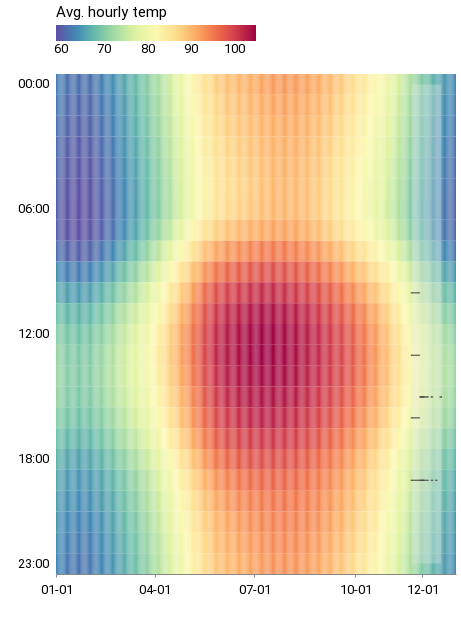

Notebook code for this chart:
### Code cell
(
    heatmap.properties(width=400, height=500)
    + matches.properties(width=400, height=500)
    + dates.properties(width=400, height=500)
).configure_legend(orient="top")

### Figure 1 — Vega-Lite specification as saved in the notebook (floating-point values rounded to 4 significant figures; data arrays with more than 128 entries replaced by an {"elided": "..."} marker saying what was removed)
{"config": {"view": {"width": 800, "height": 450, "strokeOpacity": 0}, "background": "#ffffff", "title": {"anchor": "start", "font": "Summit Sans", "fontColor": "palette[\"black\"]", "fontSize": 18, "fontWeight": "normal"}, "arc": {"fill": "#00d4d8"}, "area": {"fill": "#00d4d8"}, "line": {"stroke": "#00d4d8", "strokeWidth": 3}, "path": {"stroke": "#00d4d8"}, "rect": {"fill": "#00d4d8"}, "shape": {"stroke": "#00d4d8"}, "bar": {"fill": "#00d4d8"}, "point": {"stroke": "#00d4d8"}, "symbol": {"fill": "#00d4d8", "size": 30}, "axis": {"titleFont": "Roboto", "titleFontSize": 15, "titleFontWeight": "normal", "labelFont": "Roboto, sans", "labelFontSize": 13, "labelFontWeight": "normal"}, "axisX": {"labelAngle": 0, "labelPadding": 6, "tickSize": 3, "grid": false}, "axisY": {"labelBaseline": "middle", "maxExtent": 45, "minExtent": 45, "titleAlign": "left", "titleAngle": 0, "titleX": -45, "titleY": -11, "domainOpacity": 0, "gridWidth": 0.6, "gridColor": "#dddddd", "offset": 6, "tickSize": 0, "titleColor": "#767676"}, "legend": {"titleFont": "Roboto", "titleFontSize": 15, "titleFontWeight": "normal", "symbolType": "square", "labelFont": "Roboto, sans", "labelFontSize": 13, "orient": "top"}, "range": {"category": ["#005f66", "#e37e2d", "#d64a3b", "#76b0ef", "#c1bc40"], "diverging": ["#e68a4f", "#f4bb6a", "#f9e39c", "#dadfe2", "#a6b7c6", "#849eae"], "heatmap": ["#7ff6f6", "#00eeef", "#00d4d8", "#00abb2", "#00848b", "#fbf2c7", "#00363d"], "ordinal": ["#7ff6f6", "#00eeef", "#00d4d8", "#00abb2", "#00848b", "#fbf2c7", "#00363d"], "ramp": ["#7ff6f6", "#00eeef", "#00d4d8", "#00abb2", "#00848b", "#fbf2c7", "#00363d"]}}, "layer": [{"data": {"name": "data-3d47374ca0ea488e6f4489f8cf4a059e"}, "mark": "rect", "encoding": {"color": {"field": "value", "scale": {"reverse": true, "scheme": "spectral"}, "title": "Avg. hourly temp", "type": "quantitative"}, "x": {"axis": {"title": " ", "values": ["01-01", "04-01", "07-01", "10-01", "12-01"]}, "field": "date", "type": "ordinal"}, "y": {"axis": {"title": " ", "values": ["00:00", "06:00", "12:00", "18:00", "23:00"]}, "field": "time", "type": "ordinal"}}, "height": 500, "width": 400}, {"data": {"name": "data-7733aadd64e71039f2bb1b3b3b88ea93"}, "mark": {"type": "circle", "color": "black", "size": 3}, "encoding": {"x": {"field": "date", "type": "ordinal"}, "y": {"field": "time", "type": "ordinal"}}, "height": 500, "width": 400}, {"data": {"name": "data-34a87899b881b4ec630444066a03c671"}, "mark": {"type": "rect", "color": "#e9e9e9", "opacity": 0.3}, "encoding": {"x": {"field": "x_min", "title": " ", "type": "ordinal"}, "x2": {"field": "x_max"}, "y": {"field": "y_min", "title": " ", "type": "nominal"}, "y2": {"field": "y_max"}}, "height": 500, "width": 400}], "$schema": "https://vega.github.io/schema/vega-lite/v4.17.0.json", "datasets": {"data-3d47374ca0ea488e6f4489f8cf4a059e": {"elided": "8760 records"}, "data-7733aadd64e71039f2bb1b3b3b88ea93": [{"idmatch": 400128082, "matchnumber": 1, "group_name": "Group A", "home_team": "QAT", "away_team": "ECU", "local_date": "2022-11-21T00:00:00", "local_time": "16:00:00", "pst_date": "2022-11-21T00:00:00", "pst_time": "08:00:00", "time": "16:00", "date": "11-21"}, {"idmatch": 400235449, "matchnumber": 2, "group_name": "Group A", "home_team": "SEN", "away_team": "NED", "local_date": "2022-11-21T00:00:00", "local_time": "10:00:00", "pst_date": "2022-11-21T00:00:00", "pst_time": "02:00:00", "time": "10:00", "date": "11-21"}, {"idmatch": 400235458, "matchnumber": 3, "group_name": "Group B", "home_team": "ENG", "away_team": "IRN", "local_date": "2022-11-21T00:00:00", "local_time": "13:00:00", "pst_date": "2022-11-21T00:00:00", "pst_time": "05:00:00", "time": "13:00", "date": "11-21"}, {"idmatch": 400235455, "matchnumber": 4, "group_name": "Group B", "home_team": "USA", "away_team": null, "local_date": "2022-11-21T00:00:00", "local_time": "19:00:00", "pst_date": "2022-11-21T00:00:00", "pst_time": "11:00:00", "time": "19:00", "date": "11-21"}, {"idmatch": 400235470, "matchnumber": 5, "group_name": "Group D", "home_team": "FRA", "away_team": null, "local_date": "2022-11-22T00:00:00", "local_time": "19:00:00", "pst_date": "2022-11-22T00:00:00", "pst_time": "11:00:00", "time": "19:00", "date": "11-22"}, {"idmatch": 400235466, "matchnumber": 6, "group_name": "Group D", "home_team": "DEN", "away_team": "TUN", "local_date": "2022-11-22T00:00:00", "local_time": "13:00:00", "pst_date": "2022-11-22T00:00:00", "pst_time": "05:00:00", "time": "13:00", "date": "11-22"}, {"idmatch": 400235463, "matchnumber": 7, "group_name": "Group C", "home_team": "MEX", "away_team": "POL", "local_date": "2022-11-22T00:00:00", "local_time": "16:00:00", "pst_date": "2022-11-22T00:00:00", "pst_time": "08:00:00", "time": "16:00", "date": "11-22"}, {"idmatch": 400235461, "matchnumber": 8, "group_name": "Group C", "home_team": "ARG", "away_team": "KSA", "local_date": "2022-11-22T00:00:00", "local_time": "10:00:00", "pst_date": "2022-11-22T00:00:00", "pst_time": "02:00:00", "time": "10:00", "date": "11-22"}, {"idmatch": 400235477, "matchnumber": 9, "group_name": "Group F", "home_team": "BEL", "away_team": "CAN", "local_date": "2022-11-23T00:00:00", "local_time": "19:00:00", "pst_date": "2022-11-23T00:00:00", "pst_time": "11:00:00", "time": "19:00", "date": "11-23"}, {"idmatch": 400235472, "matchnumber": 10, "group_name": "Group E", "home_team": "ESP", "away_team": null, "local_date": "2022-11-23T00:00:00", "local_time": "16:00:00", "pst_date": "2022-11-23T00:00:00", "pst_time": "08:00:00", "time": "16:00", "date": "11-23"}, {"idmatch": 400235476, "matchnumber": 11, "group_name": "Group E", "home_team": "GER", "away_team": "JPN", "local_date": "2022-11-23T00:00:00", "local_time": "13:00:00", "pst_date": "2022-11-23T00:00:00", "pst_time": "05:00:00", "time": "13:00", "date": "11-23"}, {"idmatch": 400235481, "matchnumber": 12, "group_name": "Group F", "home_team": "MAR", "away_team": "CRO", "local_date": "2022-11-23T00:00:00", "local_time": "10:00:00", "pst_date": "2022-11-23T00:00:00", "pst_time": "02:00:00", "time": "10:00", "date": "11-23"}, {"idmatch": 400235488, "matchnumber": 13, "group_name": "Group G", "home_team": "SUI", "away_team": "CMR", "local_date": "2022-11-24T00:00:00", "local_time": "10:00:00", "pst_date": "2022-11-24T00:00:00", "pst_time": "02:00:00", "time": "10:00", "date": "11-24"}, {"idmatch": 400235491, "matchnumber": 14, "group_name": "Group H", "home_team": "URU", "away_team": "KOR", "local_date": "2022-11-24T00:00:00", "local_time": "13:00:00", "pst_date": "2022-11-24T00:00:00", "pst_time": "05:00:00", "time": "13:00", "date": "11-24"}, {"idmatch": 400235493, "matchnumber": 15, "group_name": "Group H", "home_team": "POR", "away_team": "GHA", "local_date": "2022-11-24T00:00:00", "local_time": "16:00:00", "pst_date": "2022-11-24T00:00:00", "pst_time": "08:00:00", "time": "16:00", "date": "11-24"}, {"idmatch": 400235484, "matchnumber": 16, "group_name": "Group G", "home_team": "BRA", "away_team": "SRB", "local_date": "2022-11-24T00:00:00", "local_time": "19:00:00", "pst_date": "2022-11-24T00:00:00", "pst_time": "11:00:00", "time": "19:00", "date": "11-24"}, {"idmatch": 400235453, "matchnumber": 17, "group_name": "Group B", "home_team": null, "away_team": "IRN", "local_date": "2022-11-25T00:00:00", "local_time": "10:00:00", "pst_date": "2022-11-25T00:00:00", "pst_time": "02:00:00", "time": "10:00", "date": "11-25"}, {"idmatch": 400235448, "matchnumber": 18, "group_name": "Group A", "home_team": "QAT", "away_team": "SEN", "local_date": "2022-11-25T00:00:00", "local_time": "13:00:00", "pst_date": "2022-11-25T00:00:00", "pst_time": "05:00:00", "time": "13:00", "date": "11-25"}, {"idmatch": 400235452, "matchnumber": 19, "group_name": "Group A", "home_team": "NED", "away_team": "ECU", "local_date": "2022-11-25T00:00:00", "local_time": "16:00:00", "pst_date": "2022-11-25T00:00:00", "pst_time": "08:00:00", "time": "16:00", "date": "11-25"}, {"idmatch": 400235457, "matchnumber": 20, "group_name": "Group B", "home_team": "ENG", "away_team": "USA", "local_date": "2022-11-25T00:00:00", "local_time": "19:00:00", "pst_date": "2022-11-25T00:00:00", "pst_time": "11:00:00", "time": "19:00", "date": "11-25"}, {"idmatch": 400235469, "matchnumber": 21, "group_name": "Group D", "home_team": "TUN", "away_team": null, "local_date": "2022-11-26T00:00:00", "local_time": "10:00:00", "pst_date": "2022-11-26T00:00:00", "pst_time": "02:00:00", "time": "10:00", "date": "11-26"}, {"idmatch": 400235459, "matchnumber": 22, "group_name": "Group C", "home_team": "POL", "away_team": "KSA", "local_date": "2022-11-26T00:00:00", "local_time": "13:00:00", "pst_date": "2022-11-26T00:00:00", "pst_time": "05:00:00", "time": "13:00", "date": "11-26"}, {"idmatch": 400235467, "matchnumber": 23, "group_name": "Group D", "home_team": "FRA", "away_team": "DEN", "local_date": "2022-11-26T00:00:00", "local_time": "16:00:00", "pst_date": "2022-11-26T00:00:00", "pst_time": "08:00:00", "time": "16:00", "date": "11-26"}, {"idmatch": 400235462, "matchnumber": 24, "group_name": "Group C", "home_team": "ARG", "away_team": "MEX", "local_date": "2022-11-26T00:00:00", "local_time": "19:00:00", "pst_date": "2022-11-26T00:00:00", "pst_time": "11:00:00", "time": "19:00", "date": "11-26"}, {"idmatch": 400235471, "matchnumber": 25, "group_name": "Group E", "home_team": "JPN", "away_team": null, "local_date": "2022-11-27T00:00:00", "local_time": "10:00:00", "pst_date": "2022-11-27T00:00:00", "pst_time": "02:00:00", "time": "10:00", "date": "11-27"}, {"idmatch": 400235480, "matchnumber": 26, "group_name": "Group F", "home_team": "BEL", "away_team": "MAR", "local_date": "2022-11-27T00:00:00", "local_time": "13:00:00", "pst_date": "2022-11-27T00:00:00", "pst_time": "05:00:00", "time": "13:00", "date": "11-27"}, {"idmatch": 400235482, "matchnumber": 27, "group_name": "Group F", "home_team": "CRO", "away_team": "CAN", "local_date": "2022-11-27T00:00:00", "local_time": "16:00:00", "pst_date": "2022-11-27T00:00:00", "pst_time": "08:00:00", "time": "16:00", "date": "11-27"}, {"idmatch": 400235474, "matchnumber": 28, "group_name": "Group E", "home_team": "ESP", "away_team": "GER", "local_date": "2022-11-27T00:00:00", "local_time": "19:00:00", "pst_date": "2022-11-27T00:00:00", "pst_time": "11:00:00", "time": "19:00", "date": "11-27"}, {"idmatch": 400235487, "matchnumber": 29, "group_name": "Group G", "home_team": "CMR", "away_team": "SRB", "local_date": "2022-11-28T00:00:00", "local_time": "10:00:00", "pst_date": "2022-11-28T00:00:00", "pst_time": "02:00:00", "time": "10:00", "date": "11-28"}, {"idmatch": 400235489, "matchnumber": 30, "group_name": "Group H", "home_team": "KOR", "away_team": "GHA", "local_date": "2022-11-28T00:00:00", "local_time": "13:00:00", "pst_date": "2022-11-28T00:00:00", "pst_time": "05:00:00", "time": "13:00", "date": "11-28"}, {"idmatch": 400235485, "matchnumber": 31, "group_name": "Group G", "home_team": "BRA", "away_team": "SUI", "local_date": "2022-11-28T00:00:00", "local_time": "16:00:00", "pst_date": "2022-11-28T00:00:00", "pst_time": "08:00:00", "time": "16:00", "date": "11-28"}, {"idmatch": 400235492, "matchnumber": 32, "group_name": "Group H", "home_team": "POR", "away_team": "URU", "local_date": "2022-11-28T00:00:00", "local_time": "19:00:00", "pst_date": "2022-11-28T00:00:00", "pst_time": "11:00:00", "time": "19:00", "date": "11-28"}, {"idmatch": 400235454, "matchnumber": 33, "group_name": "Group B", "home_team": null, "away_team": "ENG", "local_date": "2022-11-29T00:00:00", "local_time": "19:00:00", "pst_date": "2022-11-29T00:00:00", "pst_time": "11:00:00", "time": "19:00", "date": "11-29"}, {"idmatch": 400235456, "matchnumber": 34, "group_name": "Group B", "home_team": "IRN", "away_team": "USA", "local_date": "2022-11-29T00:00:00", "local_time": "19:00:00", "pst_date": "2022-11-29T00:00:00", "pst_time": "11:00:00", "time": "19:00", "date": "11-29"}, {"idmatch": 400235451, "matchnumber": 35, "group_name": "Group A", "home_team": "ECU", "away_team": "SEN", "local_date": "2022-11-29T00:00:00", "local_time": "15:00:00", "pst_date": "2022-11-29T00:00:00", "pst_time": "07:00:00", "time": "15:00", "date": "11-29"}, {"idmatch": 400235450, "matchnumber": 36, "group_name": "Group A", "home_team": "NED", "away_team": "QAT", "local_date": "2022-11-29T00:00:00", "local_time": "15:00:00", "pst_date": "2022-11-29T00:00:00", "pst_time": "07:00:00", "time": "15:00", "date": "11-29"}, {"idmatch": 400235468, "matchnumber": 37, "group_name": "Group D", "home_team": null, "away_team": "DEN", "local_date": "2022-11-30T00:00:00", "local_time": "15:00:00", "pst_date": "2022-11-30T00:00:00", "pst_time": "07:00:00", "time": "15:00", "date": "11-30"}, {"idmatch": 400235465, "matchnumber": 38, "group_name": "Group D", "home_team": "TUN", "away_team": "FRA", "local_date": "2022-11-30T00:00:00", "local_time": "15:00:00", "pst_date": "2022-11-30T00:00:00", "pst_time": "07:00:00", "time": "15:00", "date": "11-30"}, {"idmatch": 400235464, "matchnumber": 39, "group_name": "Group C", "home_team": "POL", "away_team": "ARG", "local_date": "2022-11-30T00:00:00", "local_time": "19:00:00", "pst_date": "2022-11-30T00:00:00", "pst_time": "11:00:00", "time": "19:00", "date": "11-30"}, {"idmatch": 400235460, "matchnumber": 40, "group_name": "Group C", "home_team": "KSA", "away_team": "MEX", "local_date": "2022-11-30T00:00:00", "local_time": "19:00:00", "pst_date": "2022-11-30T00:00:00", "pst_time": "11:00:00", "time": "19:00", "date": "11-30"}, {"idmatch": 400235478, "matchnumber": 41, "group_name": "Group F", "home_team": "CRO", "away_team": "BEL", "local_date": "2022-12-01T00:00:00", "local_time": "15:00:00", "pst_date": "2022-12-01T00:00:00", "pst_time": "07:00:00", "time": "15:00", "date": "12-01"}, {"idmatch": 400235479, "matchnumber": 42, "group_name": "Group F", "home_team": "CAN", "away_team": "MAR", "local_date": "2022-12-01T00:00:00", "local_time": "15:00:00", "pst_date": "2022-12-01T00:00:00", "pst_time": "07:00:00", "time": "15:00", "date": "12-01"}, {"idmatch": 400235475, "matchnumber": 43, "group_name": "Group E", "home_team": "JPN", "away_team": "ESP", "local_date": "2022-12-01T00:00:00", "local_time": "19:00:00", "pst_date": "2022-12-01T00:00:00", "pst_time": "11:00:00", "time": "19:00", "date": "12-01"}, {"idmatch": 400235473, "matchnumber": 44, "group_name": "Group E", "home_team": null, "away_team": "GER", "local_date": "2022-12-01T00:00:00", "local_time": "19:00:00", "pst_date": "2022-12-01T00:00:00", "pst_time": "11:00:00", "time": "19:00", "date": "12-01"}, {"idmatch": 400235494, "matchnumber": 45, "group_name": "Group H", "home_team": "GHA", "away_team": "URU", "local_date": "2022-12-02T00:00:00", "local_time": "15:00:00", "pst_date": "2022-12-02T00:00:00", "pst_time": "07:00:00", "time": "15:00", "date": "12-02"}, {"idmatch": 400235490, "matchnumber": 46, "group_name": "Group H", "home_team": "KOR", "away_team": "POR", "local_date": "2022-12-02T00:00:00", "local_time": "15:00:00", "pst_date": "2022-12-02T00:00:00", "pst_time": "07:00:00", "time": "15:00", "date": "12-02"}, {"idmatch": 400235486, "matchnumber": 47, "group_name": "Group G", "home_team": "SRB", "away_team": "SUI", "local_date": "2022-12-02T00:00:00", "local_time": "19:00:00", "pst_date": "2022-12-02T00:00:00", "pst_time": "11:00:00", "time": "19:00", "date": "12-02"}, {"idmatch": 400235483, "matchnumber": 48, "group_name": "Group G", "home_team": "CMR", "away_team": "BRA", "local_date": "2022-12-02T00:00:00", "local_time": "19:00:00", "pst_date": "2022-12-02T00:00:00", "pst_time": "11:00:00", "time": "19:00", "date": "12-02"}, {"idmatch": 400128136, "matchnumber": 49, "group_name": null, "home_team": null, "away_team": null, "local_date": "2022-12-03T00:00:00", "local_time": "15:00:00", "pst_date": "2022-12-03T00:00:00", "pst_time": "07:00:00", "time": "15:00", "date": "12-03"}, {"idmatch": 400128131, "matchnumber": 50, "group_name": null, "home_team": null, "away_team": null, "local_date": "2022-12-03T00:00:00", "local_time": "19:00:00", "pst_date": "2022-12-03T00:00:00", "pst_time": "11:00:00", "time": "19:00", "date": "12-03"}, {"idmatch": 400128134, "matchnumber": 51, "group_name": null, "home_team": null, "away_team": null, "local_date": "2022-12-04T00:00:00", "local_time": "19:00:00", "pst_date": "2022-12-04T00:00:00", "pst_time": "11:00:00", "time": "19:00", "date": "12-04"}, {"idmatch": 400128135, "matchnumber": 52, "group_name": null, "home_team": null, "away_team": null, "local_date": "2022-12-04T00:00:00", "local_time": "15:00:00", "pst_date": "2022-12-04T00:00:00", "pst_time": "07:00:00", "time": "15:00", "date": "12-04"}, {"idmatch": 400128132, "matchnumber": 53, "group_name": null, "home_team": null, "away_team": null, "local_date": "2022-12-05T00:00:00", "local_time": "15:00:00", "pst_date": "2022-12-05T00:00:00", "pst_time": "07:00:00", "time": "15:00", "date": "12-05"}, {"idmatch": 400128133, "matchnumber": 54, "group_name": null, "home_team": null, "away_team": null, "local_date": "2022-12-05T00:00:00", "local_time": "19:00:00", "pst_date": "2022-12-05T00:00:00", "pst_time": "11:00:00", "time": "19:00", "date": "12-05"}, {"idmatch": 400128137, "matchnumber": 55, "group_name": null, "home_team": null, "away_team": null, "local_date": "2022-12-06T00:00:00", "local_time": "15:00:00", "pst_date": "2022-12-06T00:00:00", "pst_time": "07:00:00", "time": "15:00", "date": "12-06"}, {"idmatch": 400128130, "matchnumber": 56, "group_name": null, "home_team": null, "away_team": null, "local_date": "2022-12-06T00:00:00", "local_time": "19:00:00", "pst_date": "2022-12-06T00:00:00", "pst_time": "11:00:00", "time": "19:00", "date": "12-06"}, {"idmatch": 400128139, "matchnumber": 57, "group_name": null, "home_team": null, "away_team": null, "local_date": "2022-12-09T00:00:00", "local_time": "19:00:00", "pst_date": "2022-12-09T00:00:00", "pst_time": "11:00:00", "time": "19:00", "date": "12-09"}, {"idmatch": 400128141, "matchnumber": 58, "group_name": null, "home_team": null, "away_team": null, "local_date": "2022-12-09T00:00:00", "local_time": "15:00:00", "pst_date": "2022-12-09T00:00:00", "pst_time": "07:00:00", "time": "15:00", "date": "12-09"}, {"idmatch": 400128138, "matchnumber": 59, "group_name": null, "home_team": null, "away_team": null, "local_date": "2022-12-10T00:00:00", "local_time": "19:00:00", "pst_date": "2022-12-10T00:00:00", "pst_time": "11:00:00", "time": "19:00", "date": "12-10"}, {"idmatch": 400128140, "matchnumber": 60, "group_name": null, "home_team": null, "away_team": null, "local_date": "2022-12-10T00:00:00", "local_time": "15:00:00", "pst_date": "2022-12-10T00:00:00", "pst_time": "07:00:00", "time": "15:00", "date": "12-10"}, {"idmatch": 400128143, "matchnumber": 61, "group_name": null, "home_team": null, "away_team": null, "local_date": "2022-12-13T00:00:00", "local_time": "19:00:00", "pst_date": "2022-12-13T00:00:00", "pst_time": "11:00:00", "time": "19:00", "date": "12-13"}, {"idmatch": 400128142, "matchnumber": 62, "group_name": null, "home_team": null, "away_team": null, "local_date": "2022-12-14T00:00:00", "local_time": "19:00:00", "pst_date": "2022-12-14T00:00:00", "pst_time": "11:00:00", "time": "19:00", "date": "12-14"}, {"idmatch": 400128144, "matchnumber": 63, "group_name": null, "home_team": null, "away_team": null, "local_date": "2022-12-17T00:00:00", "local_time": "15:00:00", "pst_date": "2022-12-17T00:00:00", "pst_time": "07:00:00", "time": "15:00", "date": "12-17"}, {"idmatch": 400128145, "matchnumber": 64, "group_name": null, "home_team": null, "away_team": null, "local_date": "2022-12-18T00:00:00", "local_time": "15:00:00", "pst_date": "2022-12-18T00:00:00", "pst_time": "07:00:00", "time": "15:00", "date": "12-18"}], "data-34a87899b881b4ec630444066a03c671": [{"x_min": "11-21", "x_max": "12-18", "y_min": "00:00", "y_max": "23:00"}]}}
